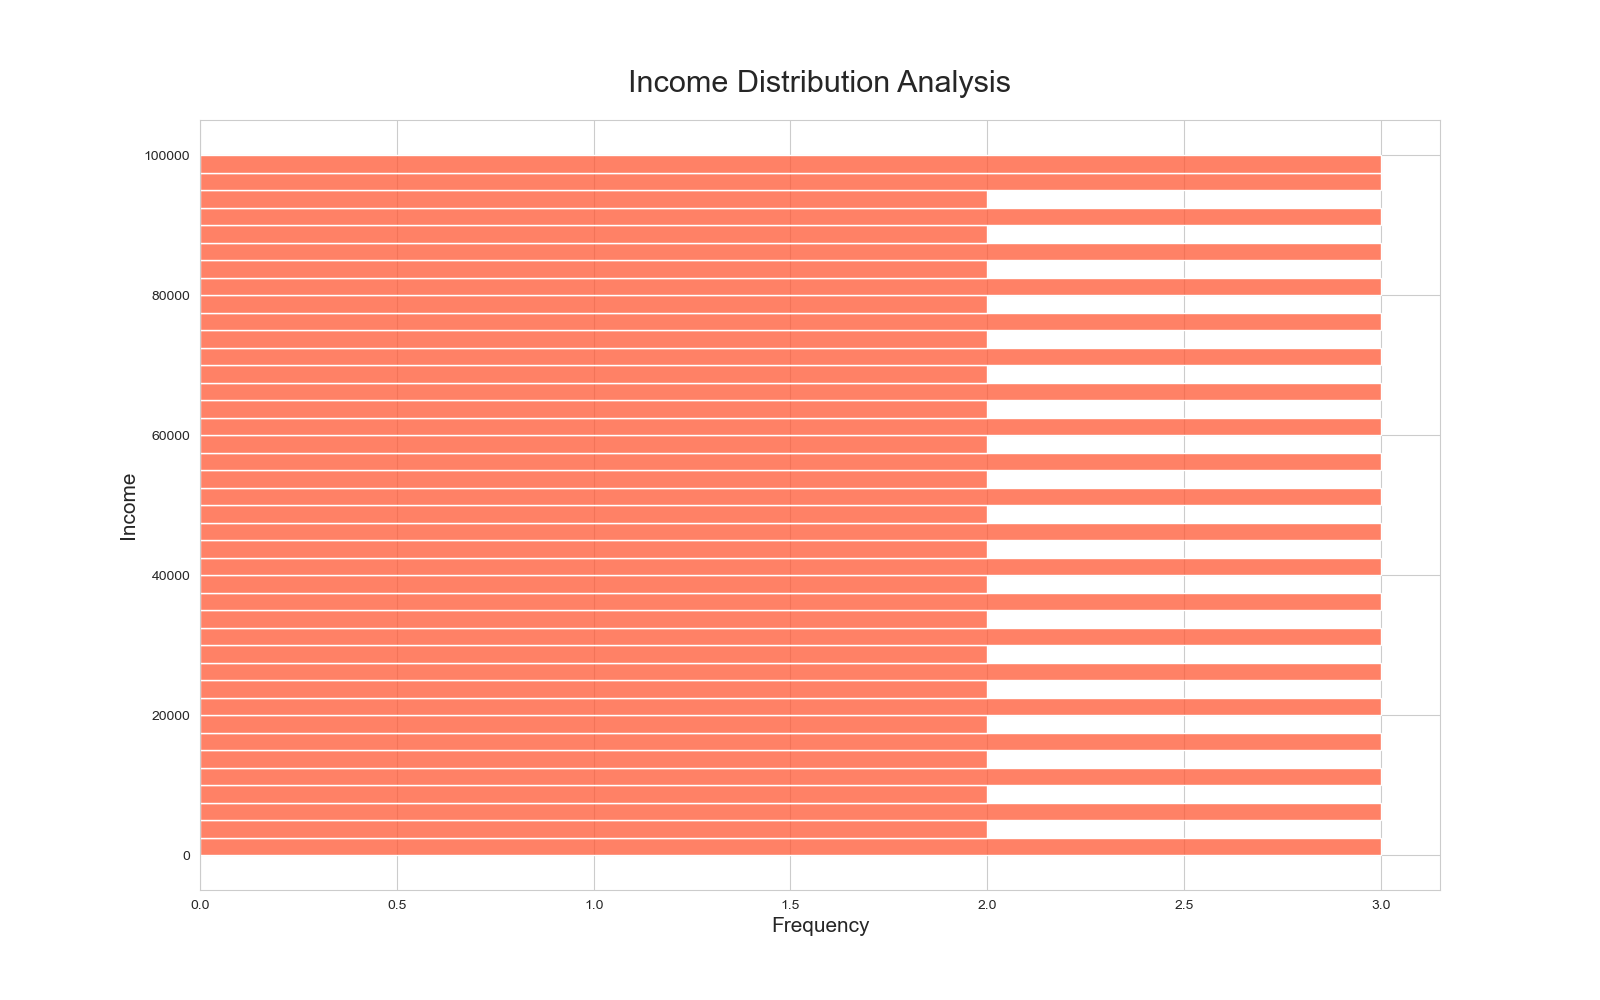

Here is the Python script that generated this plot:

import seaborn as sns
import pandas as pd
import matplotlib.pyplot as plt

# Income data ranging from 0 to 100000 with varied counts
income_list = list(range(0, 100001, 1000))
data = pd.DataFrame({"income": income_list})

# Set the aesthetic style of the plots
sns.set_style('whitegrid')

# Set the size of the figure
plt.figure(figsize=(16, 10))

# Create the histogram with modified aesthetics
sns.histplot(data, y='income', bins=50, color='#FF5733', binwidth=2500)

# Set the title of the histogram and labels
plt.title('Income Distribution Analysis', fontsize=22, pad=20)
plt.xlabel('Frequency', fontsize=15)
plt.ylabel('Income', fontsize=15)

# Show the plot
plt.show()
